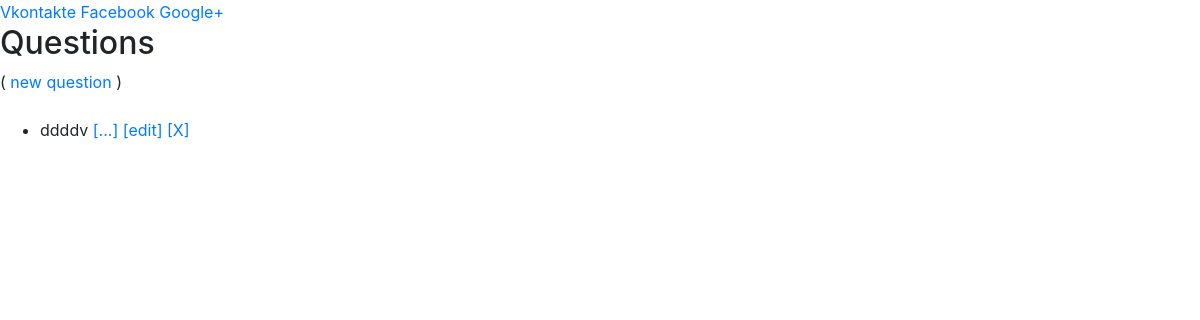
Before: /editor/ with the older database file.
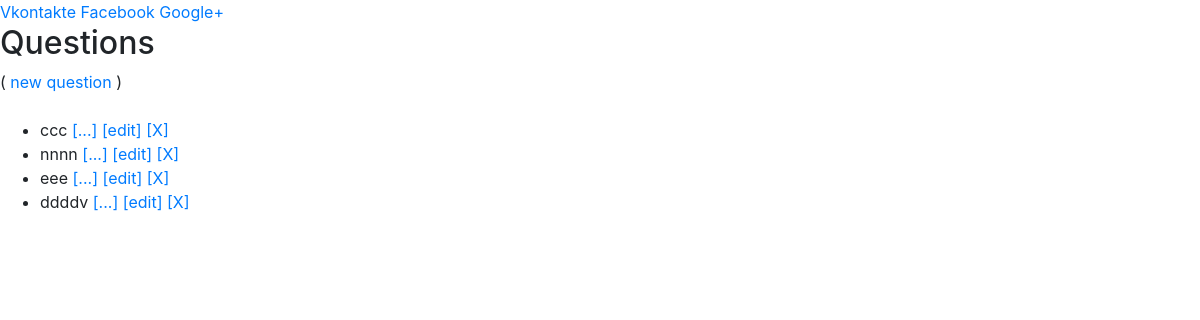
After: the same page with the newer database file.
### core/models.py (models this page shows)
class Question(models.Model):
    question = models.CharField(max_length=200)
    answer = models.CharField(max_length=200)
    a = models.CharField(max_length=200)
    b = models.CharField(max_length=200)
    c = models.CharField(max_length=200)
    created = models.DateTimeField('creation date', auto_now_add=True)
    author = models.ForeignKey(settings.AUTH_USER_MODEL, null=True, blank=True)

### editor/views.py (the view)
# urls.py: url(r'^', QuestionListView.as_view(), name='question_list'),
class QuestionListView(ListView):
    model = Question
    queryset = Question.objects.order_by('-created')
    template_name = 'editor/index.html'

### editor/templates/editor/index.html (shortened to what this page needs)
{% extends "editor/base.html" %}
{% block content %}
    <h2>Questions</h2> ( <a href="{% url 'editor:new_question' %}">new question</a>  )
    <br><br>
    <ul>
        {% for question in object_list %}
            <li>
             {{ question.question }}
              <a href="{% url 'editor:view_question' question.id %}">[...]</a>
              <a href="{% url 'editor:edit_question' question.id %}">[edit]</a>
              <a href="{% url 'editor:delete_question' question.id %}">[X]</a>
        {% endfor %}
    </ul>
{% endblock %}

Changed rows visible on the page:
added Question: question "ccc"
added Question: question "nnnn"
added Question: question "eee"
